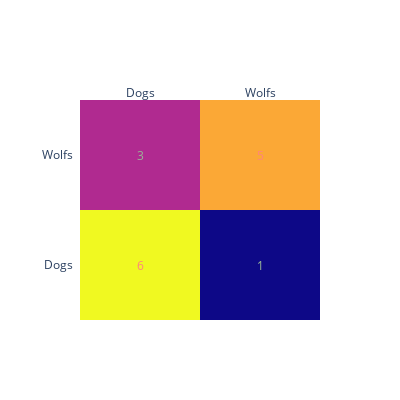

Here is the notebook cell this chart was saved with:
### Code cell
test.confusion()

### Figure 1 — Plotly figure (JSON) as saved in the notebook; plotly's stock layout.template omitted (floating-point values rounded to 4 significant figures)
{"data": [{"colorscale": [[0, "#0d0887"], [0.1111, "#46039f"], [0.2222, "#7201a8"], [0.3333, "#9c179e"], [0.4444, "#bd3786"], [0.5556, "#d8576b"], [0.6667, "#ed7953"], [0.7778, "#fb9f3a"], [0.8889, "#fdca26"], [1, "#f0f921"]], "reversescale": false, "showscale": false, "type": "heatmap", "x": ["Dogs", "Wolfs"], "y": ["Dogs", "Wolfs"], "z": [[6, 1], [3, 5]]}], "layout": {"annotations": [{"font": {"color": "rgb(255, 132, 124)"}, "showarrow": false, "text": "6", "x": "Dogs", "xref": "x", "y": "Dogs", "yref": "y"}, {"font": {"color": "rgb(153, 184, 152)"}, "showarrow": false, "text": "1", "x": "Wolfs", "xref": "x", "y": "Dogs", "yref": "y"}, {"font": {"color": "rgb(153, 184, 152)"}, "showarrow": false, "text": "3", "x": "Dogs", "xref": "x", "y": "Wolfs", "yref": "y"}, {"font": {"color": "rgb(255, 132, 124)"}, "showarrow": false, "text": "5", "x": "Wolfs", "xref": "x", "y": "Wolfs", "yref": "y"}], "height": 400, "width": 400, "xaxis": {"dtick": 1, "gridcolor": "rgb(0, 0, 0)", "side": "top", "ticks": ""}, "yaxis": {"dtick": 1, "ticks": "", "ticksuffix": "  "}}}
